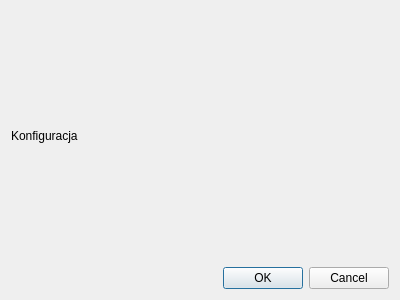
<?xml version="1.0" encoding="UTF-8"?>
<ui version="4.0">
 <class>Dialog</class>
 <widget class="QDialog" name="Dialog">
  <property name="geometry">
   <rect>
    <x>0</x>
    <y>0</y>
    <width>400</width>
    <height>300</height>
   </rect>
  </property>
  <property name="windowTitle">
   <string>Dialog</string>
  </property>
  <layout class="QVBoxLayout" name="verticalLayout_2">
   <item>
    <layout class="QVBoxLayout" name="vertical_layout">
     <item>
      <widget class="QLabel" name="label">
       <property name="text">
        <string>Konfiguracja </string>
       </property>
      </widget>
     </item>
     <item>
      <layout class="QFormLayout" name="form_layout"/>
     </item>
     <item>
      <widget class="QDialogButtonBox" name="button_box">
       <property name="orientation">
        <enum>Qt::Horizontal</enum>
       </property>
       <property name="standardButtons">
        <set>QDialogButtonBox::Cancel|QDialogButtonBox::Ok</set>
       </property>
      </widget>
     </item>
    </layout>
   </item>
  </layout>
 </widget>
 <resources/>
 <connections>
  <connection>
   <sender>button_box</sender>
   <signal>accepted()</signal>
   <receiver>Dialog</receiver>
   <slot>accept()</slot>
   <hints>
    <hint type="sourcelabel">
     <x>248</x>
     <y>254</y>
    </hint>
    <hint type="destinationlabel">
     <x>157</x>
     <y>274</y>
    </hint>
   </hints>
  </connection>
  <connection>
   <sender>button_box</sender>
   <signal>rejected()</signal>
   <receiver>Dialog</receiver>
   <slot>reject()</slot>
   <hints>
    <hint type="sourcelabel">
     <x>316</x>
     <y>260</y>
    </hint>
    <hint type="destinationlabel">
     <x>286</x>
     <y>274</y>
    </hint>
   </hints>
  </connection>
 </connections>
</ui>
